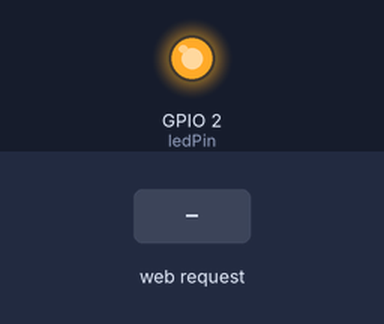
Simulated run of this sketch. Board: ESP8266 (NodeMCU). On the bench: output pins drawn as LEDs (lit = HIGH). The test bench sets the inputs (shaded band). WiFi joins after 1.5 s; servers stay silent unless stated; what the sketch prints to the serial monitor is not drawn.

Above: at 2.7 s.
2.8 s: HTTP request GET /toggle received
At 4.1 s:
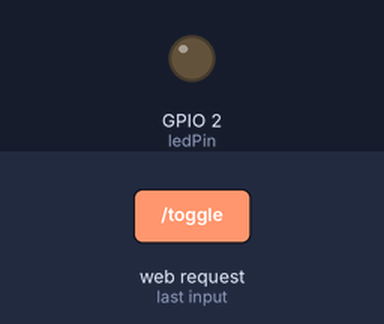
Timing chart, 0 to 5.8 s (numbered marks = the images above; inputs shaded):
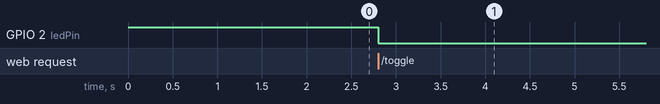

Measured:
- after the input at 2.8 s, GPIO 2 (ledPin): HIGH → LOW at once

The sketch:

00_ESP8266_WebServer_P5_Button.ino
```cpp
#include <ESP8266WiFi.h>
#include <WiFiClient.h>
#include <ESP8266WebServer.h>
#include <ESP8266mDNS.h>

#ifndef STASSID
#define STASSID "change me with the wifi ssid"
#define STAPSK "change me with the wifi password"
#endif

const char* ssid = STASSID;
const char* password = STAPSK;

const int ledPin = LED_BUILTIN; // Built-in LED pin on ESP8266

ESP8266WebServer server(80);

// HTML and JavaScript code for the web page
const char* webpage = R"=====(
<!DOCTYPE html>
<html>
<head>
  <title>ESP8266 LED Control</title>
  <script src="https://cdn.jsdelivr.net/npm/p5@1.4.0/lib/p5.js"></script>
  <style>
    body { margin: 0; overflow: hidden; }
    canvas { display: block; }
  </style>
</head>
<body>
  <script>
    function setup() {
      createCanvas(windowWidth, windowHeight);
      background(220);
      let button = createButton('Toggle LED');
      button.position(width / 2 - button.width / 2, height / 2 - button.height / 2);
      button.mousePressed(toggleLED);
    }

    function toggleLED() {
      httpGet('/toggle', function(response) {
        console.log(response);
      });
    }
  </script>
</body>
</html>
)=====";

void setup() {
  pinMode(ledPin, OUTPUT);
  digitalWrite(ledPin, HIGH); // Initially turn off the LED

  Serial.begin(115200);
  delay(10);

  WiFi.mode(WIFI_STA);
  WiFi.begin(ssid, password);
  Serial.print("Connecting to ");
  Serial.println(ssid);
  while (WiFi.status() != WL_CONNECTED) {
    delay(500);
    Serial.print(".");
  }

  Serial.println("");
  Serial.println("WiFi connected");
  Serial.print("Connected to ");
  Serial.println(ssid);
  Serial.println("IP address: ");
  Serial.println(WiFi.localIP());

  if (MDNS.begin("esp8266")) { Serial.println("MDNS responder started"); }

  server.on("/", []() {
    server.send(200, "text/html", webpage);
  });

  server.on("/toggle", []() {
    digitalWrite(ledPin, !digitalRead(ledPin)); // Toggle the LED state
    server.send(200, "text/plain", "LED toggled");
  });

  server.begin();
  Serial.println("HTTP Server started");
}

void loop() {
  server.handleClient();
  MDNS.update();
}
```
